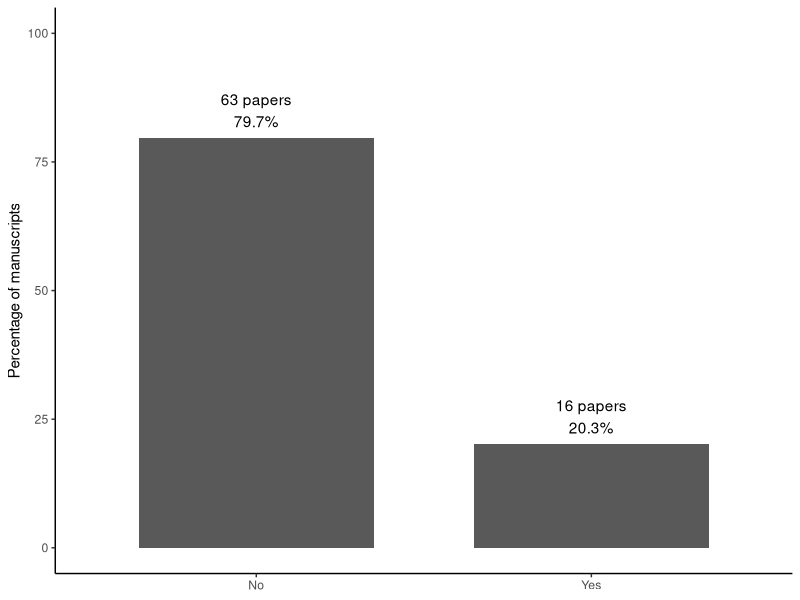
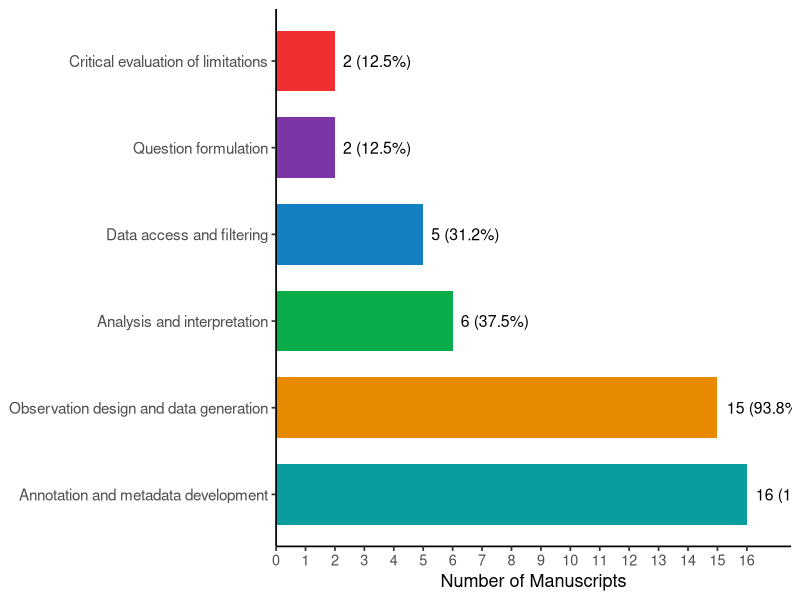

The R source for these figures, in order:
# Load packages
library(tidyverse)
library(ggplot2)
library(UpSetR)

# Read the data
dat <- read.csv(
  "Data/Sample_Literature.csv",
  fileEncoding = "latin1",
  check.names = FALSE
)

#------------------------------------------------------------
# Percentage of all manuscripts that are relevant
#------------------------------------------------------------

relevance_summary <- dat %>%
  count(`Relevant?`) %>%
  mutate(
    Percent = 100 * n / sum(n)
  )

relevance_summary



# Figure 1 Idea
ggplot(relevance_summary,
       aes(x = `Relevant?`, y = Percent)) +
  geom_col(width = 0.7) +
  geom_text(
    aes(label = paste0(n, " papers\n", round(Percent, 1), "%")),
    vjust = -0.3
  ) +
  labs(
    x = NULL,
    y = "Percentage of manuscripts",
  ) +
  ylim(0, 100) +
  theme_classic()


# ==========================================
# Relevant papers by Framework
# ==========================================

# Keep only relevant papers
relevant_dat <- dat %>%
  filter(`Relevant?` == "Yes")

# Names of the six framework columns
categories <- c(
  "Observation design and data generation",
  "Annotation and metadata development",
  "Data access and filtering",
  "Question formulation",
  "Analysis and interpretation",
  "Critical evaluation of limitations"
)

# Count the number of Yes values in each category
category_summary <- relevant_dat %>%
  select(all_of(categories)) %>%
  pivot_longer(
    cols = everything(),
    names_to = "Category",
    values_to = "Included"
  ) %>%
  group_by(Category) %>%
  summarise(
    Number = sum(Included == "Yes", na.rm = TRUE),
    .groups = "drop"
  ) %>%
  mutate(
    Percent = 100 * Number / nrow(relevant_dat),
    Category = factor(Category, levels = categories)
  )

category_summary


# Figure 2 Idea
framework_colors <- c(
  "Observation design and data generation" = "#E88A00",
  "Annotation and metadata development" = "#0A9D9D",
  "Data access and filtering" = "#147FC1",
  "Question formulation" = "#7B35A5",
  "Analysis and interpretation" = "#08AD49",
  "Critical evaluation of limitations" = "#F02F32"
)

# Plot categories in descending order
ggplot(
  category_summary,
  aes(
    x = reorder(Category, -Number),
    y = Number,
    fill = Category
  )
) +
  geom_col(width = 0.70) +
  geom_text(
    aes(label = paste0(Number, " (", round(Percent, 1), "%)")),
    hjust = -0.12,
    size = 4
  ) +
  coord_flip() +
  scale_fill_manual(values = framework_colors) +
  scale_y_continuous(
    breaks = 0:nrow(relevant_dat),
    limits = c(0, nrow(relevant_dat) + 1.5),
    expand = expansion(mult = c(0, 0))
  ) +
  labs(
    x = NULL,
    y = "Number of Manuscripts",
  ) +
  theme_classic(base_size = 13) +
  theme(
    legend.position = "none",
    plot.title = element_text(face = "bold"),
    axis.text.y = element_text(size = 11)
  )
